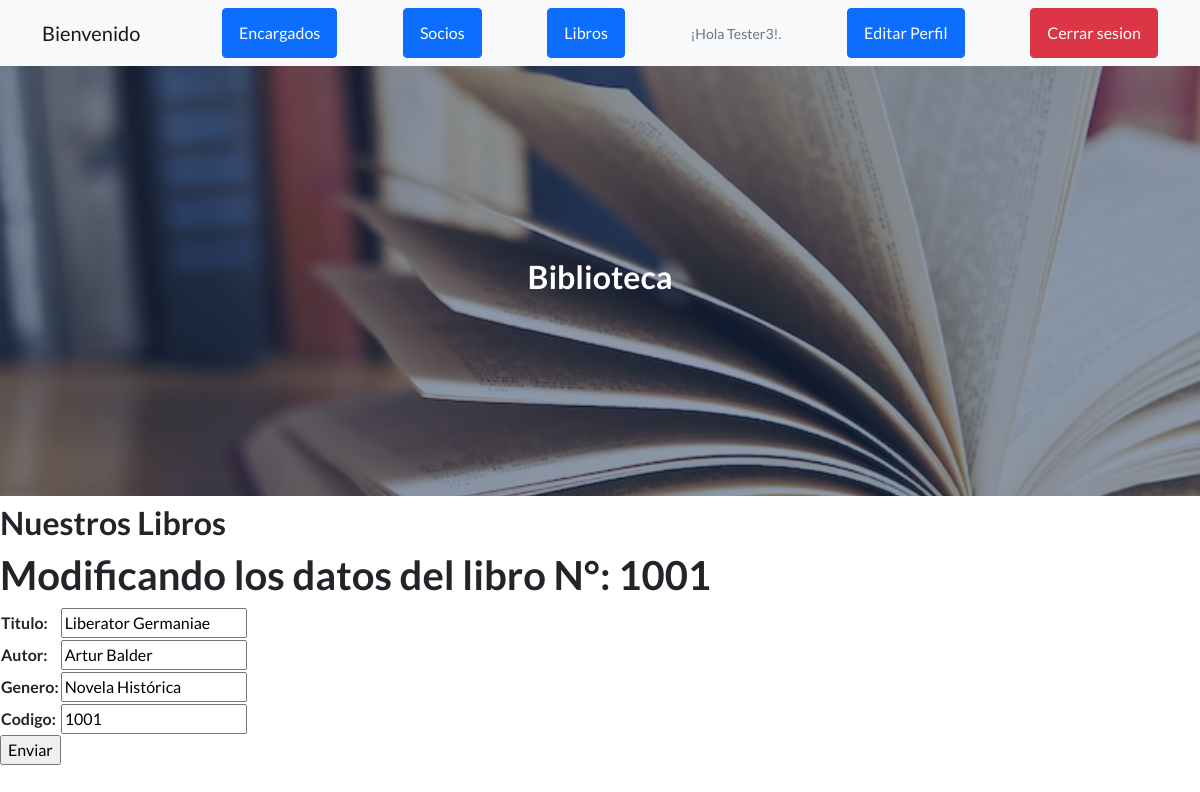
Screenshot of /app_biblioteca/editar_libro/1001 (signed in) with the database file from the repository.
### app_biblioteca/models.py (models this page shows, shortened)
class Libro(models.Model):
    titulo=models.CharField(max_length=50)
    autor=models.CharField(max_length=50)
    genero=models.CharField(max_length=50)
    codigo=models.IntegerField()

### app_biblioteca/views.py (the view)
# urls.py: path('editar_libro/<codigo_libro>', editar_libro, name='editar_libro'),
@login_required
def editar_libro(request, codigo_libro):
    libro = Libro.objects.get(codigo=codigo_libro)
    if request.method == 'POST':
        form = Libro_Form(request.POST)
        if form.is_valid():
            info = form.cleaned_data
            libro.titulo = info['titulo']
            libro.autor = info['autor']
            libro.genero = info['genero']
            libro.codigo = info['codigo']
            libro.save()
            return render (request, 'app_biblioteca/inicio.html')
    else:
        form = Libro_Form(initial={'titulo':libro.titulo, 'autor':libro.autor, 'genero':libro.genero, 'codigo':libro.codigo})
    return render(request, 'app_biblioteca/editar_libro.html',{'formulario':form,'codigo_libro':codigo_libro})

### app_biblioteca/forms.py
class Libro_Form(forms.Form):
    titulo = forms.CharField(max_length=50)
    autor = forms.CharField(max_length=50)
    genero = forms.CharField(max_length=50)
    codigo =forms.IntegerField()

### app_biblioteca/templates/app_biblioteca/editar_libro.html (shortened to what this page needs)
{% extends 'app_biblioteca/inicio.html' %}
{% load static %}
{% block titulo %}
<h2>Biblioteca</h2>
{% endblock %}
{% block contenido_que_cambia %}
<h2>Nuestros Libros</h2>
<h1>Modificando los datos del libro N°: {{ codigo_libro }} </h1>
<form action="{% url 'editar_libro' codigo_libro %}" method="POST">{% csrf_token %}
    <table>
        {{ formulario.as_table }}
    </table>
    <input type="submit" value="Enviar">
</form>
</body>
{% endblock %}

### app_biblioteca/templates/app_biblioteca/inicio.html (shortened to what this page needs)
<!DOCTYPE html>
<html lang="en">
    <head>
        {% load static %}
        <link href="https://cdn.jsdelivr.net/npm/bootstrap-icons@1.5.0/font/bootstrap-icons.css" rel="stylesheet" type="text/css" />
        <link href="{% static 'app_biblioteca/css/styles.css' %}" rel="stylesheet" />
    </head>
    <body>
        <nav class="navbar navbar-light bg-light static-top">
            <div class="container">
                {% if not request.user.is_authenticated %}
                <a class="navbar-brand" href="{% url 'inicio' %}">Bienvenido</a>
                <a class="btn btn-danger" href="{% url 'login' %}">Iniciar Sesion</a>
                <a class="btn btn-primary" href="{% url 'register' %}">Registrarse</a>
                {% else %}
                <a class="navbar-brand" href="{% url 'inicio' %}">Bienvenido</a>
                <a class="btn btn-primary" href="{% url 'leer_encargados' %}">Encargados</a>
                <a class="btn btn-primary" href="{% url 'leer_socios' %}">Socios</a>
                <a class="btn btn-primary" href="{% url 'leer_libros' %}">Libros</a>
                <p class="text-muted small mb-4 mb-lg-0">¡Hola {{ request.user.username }}!.</p>
                <a class="btn btn-primary" href="{% url 'editar_perfil' %}">Editar Perfil</a>
                <a class="btn btn-danger" href="{% url 'logout' %}">Cerrar sesion</a>
                {% endif %}
            </div>
        </nav>
        <header class="masthead"style="background-image: url({% static 'app_biblioteca/assets/img/libros.jpg' %})">
            <div class="container position-relative">
                <div class="row justify-content-center">
                    <div class="col-xl-6">
                        <div class="text-center text-white">
                            {% block titulo %}{% endblock %}
                        </div>
                    </div>
                </div>
            </div>
        </header>
        {% block contenido_que_cambia %}{% endblock %}
    </body>
</html>

### rows the page displays
Libro: titulo "Liberator Germaniae", autor "Artur Balder", genero "Novela Histórica", codigo "1001"

### other values shown
{{ request.user.username }} "Tester3"
{{ codigo_libro }} "1001"
